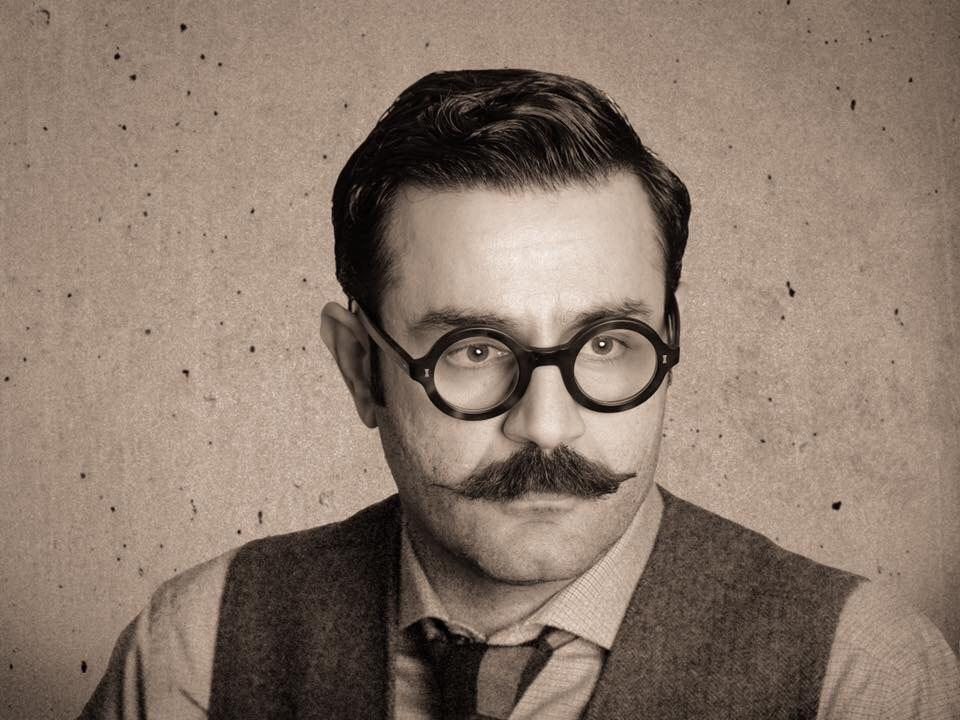
#> input picture input/1.jpg, 960 x 720 px
$ python 4.py
#> lines starting #> are read from the running program, lines starting #| are printed output that depends on the picture; after the words box and inside, x2 and y2 are one past the last pixel; in counts of white or black regions, pixels touching at a corner belong together
import cv2 as cv
import numpy as np

img = cv.imread("input/1.jpg")
#> img is the input picture: shape (720, 960, 3); mean B, G, R 107.9, 121.1, 138.9

#img = cv.resize(img, (400,400))
img = cv.cvtColor(img, cv.COLOR_BGR2GRAY)
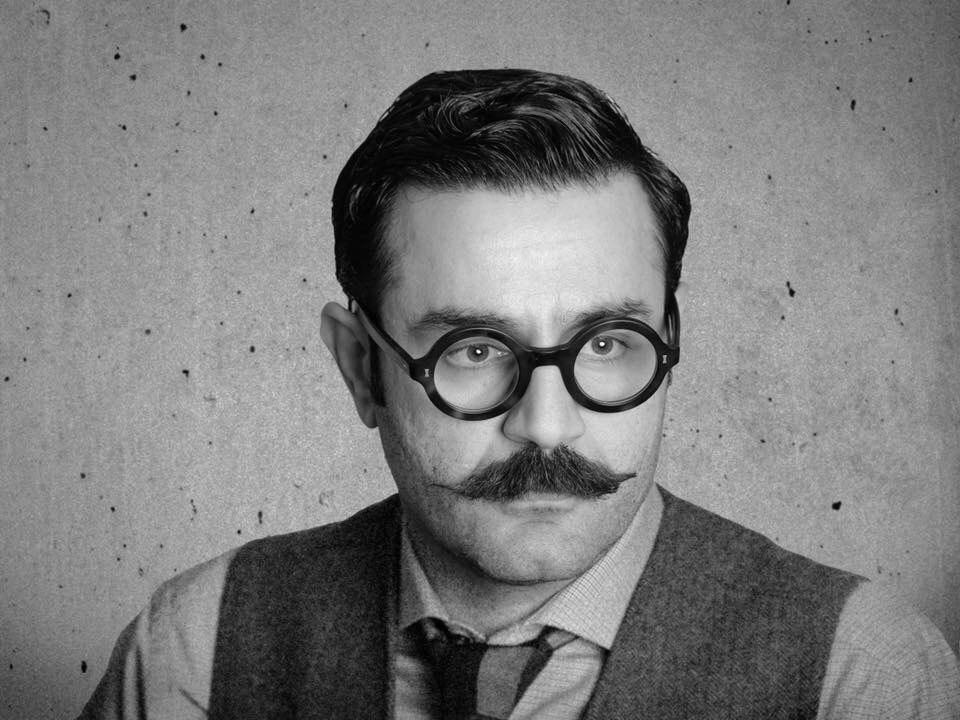
#> img: shape (720, 960); min 0, max 250, mean 124.8

res = np.zeros(img.shape)
rows, cols = img.shape
#> rows = 720; cols = 960


mask = np.ones((5,5), np.float32) / 25

for i in range(2, rows - 2):
    for j in range(2, cols - 2):
        smallImg = img[i-2:i+3, j-2:j+3] # (5*5)
        res[i , j]= np.sum(smallImg * mask)

#res = np.uint8
#cv.imwrite("a.jpg", res)
cv.imshow("show", res)
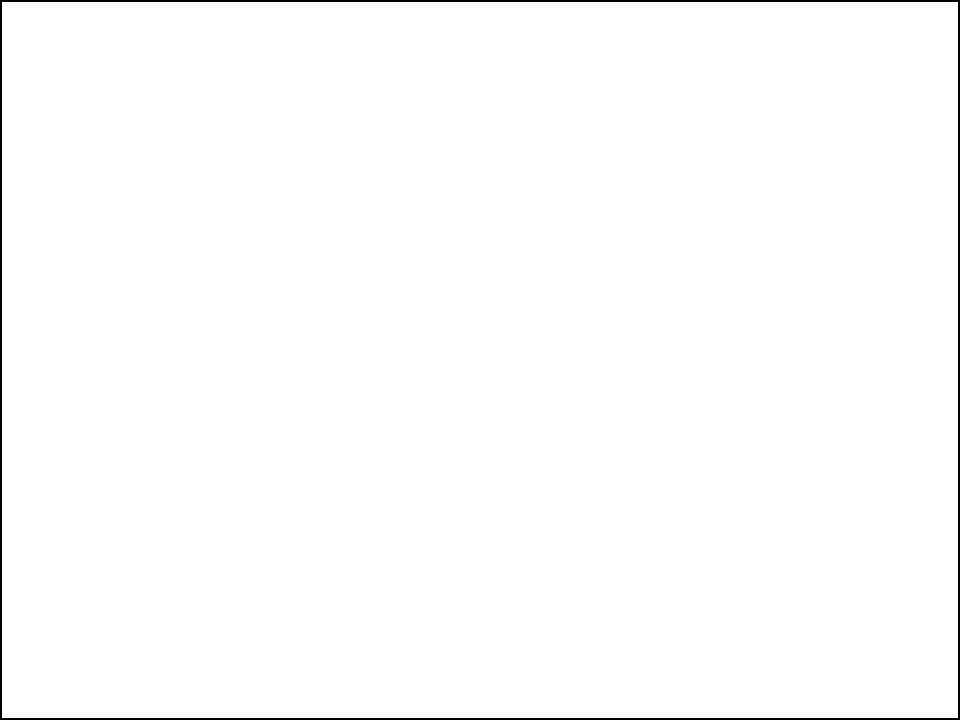
#> window 'show': shape (720, 960); 99% white; 1 black region, box (x1, y1, x2, y2) and area: (0, 0, 960, 720) 6704
cv.waitKey()
